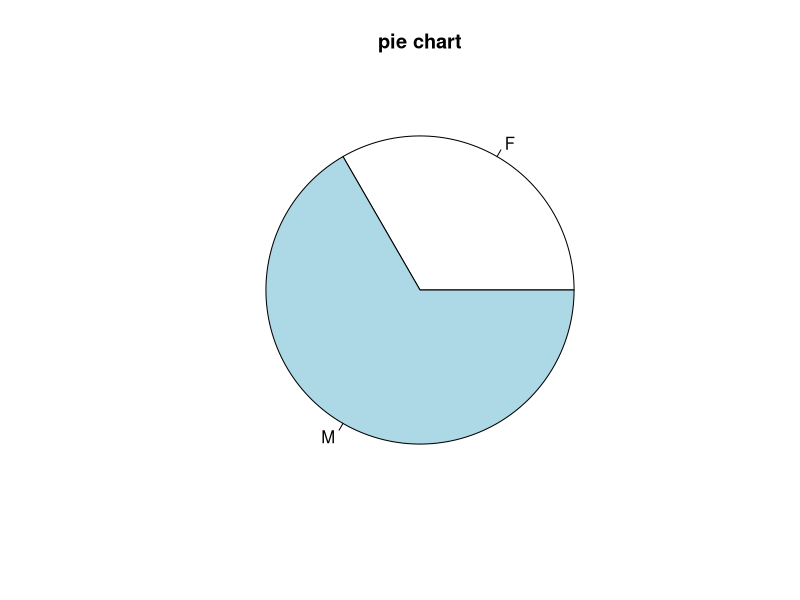
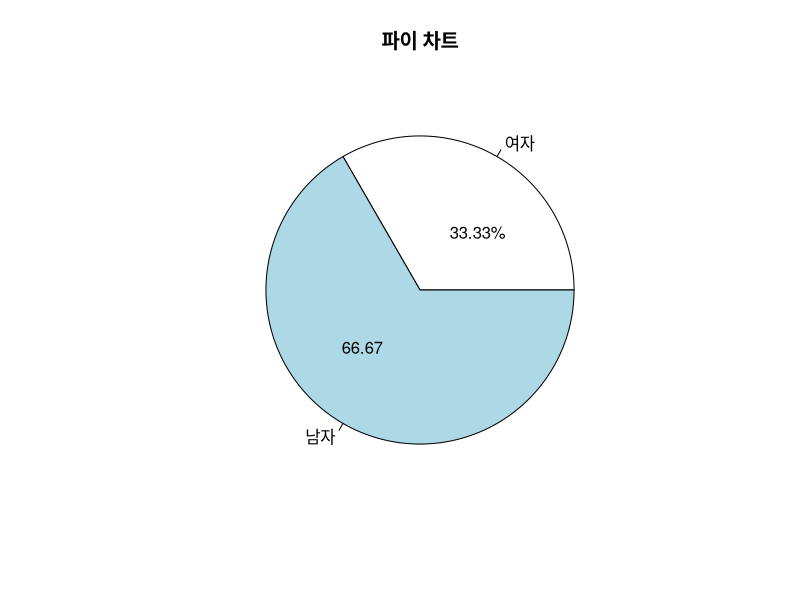
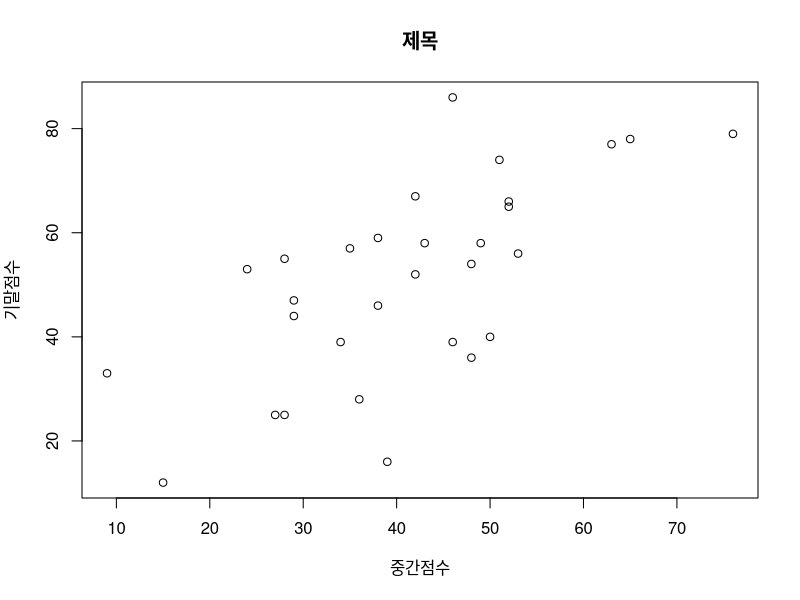
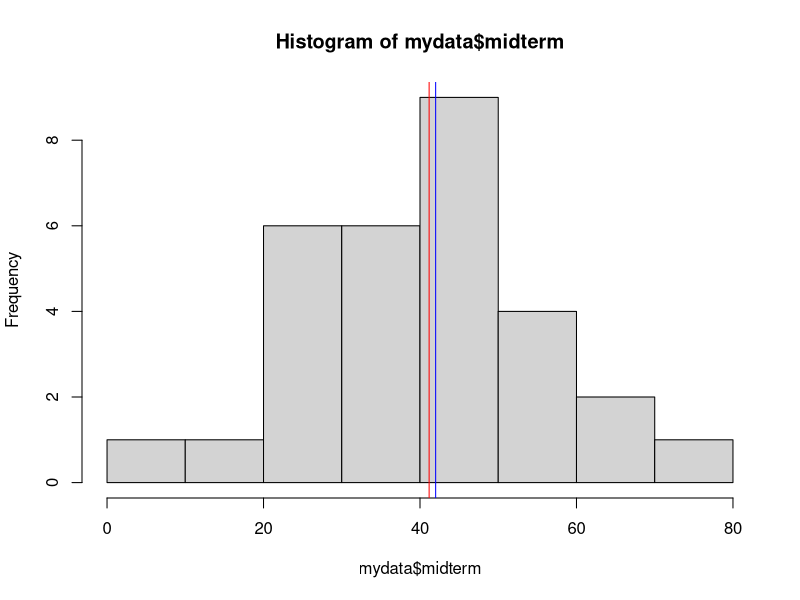
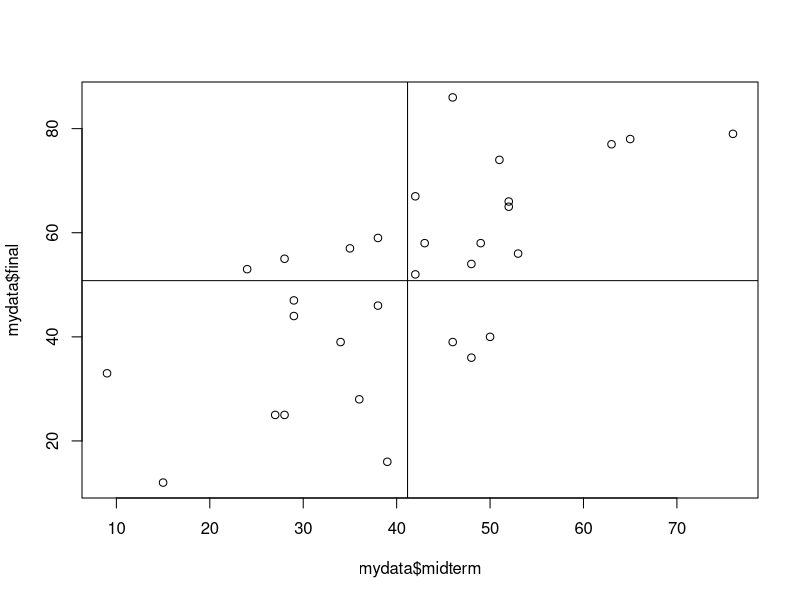
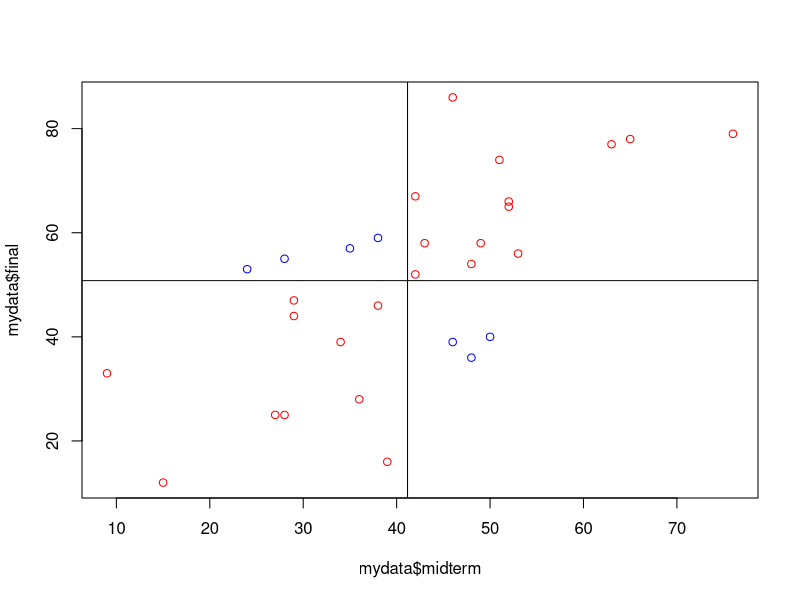
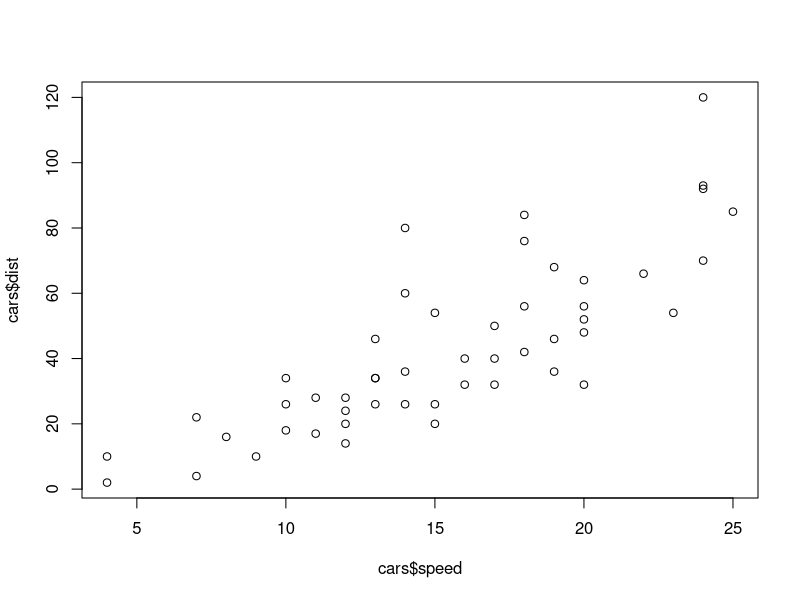
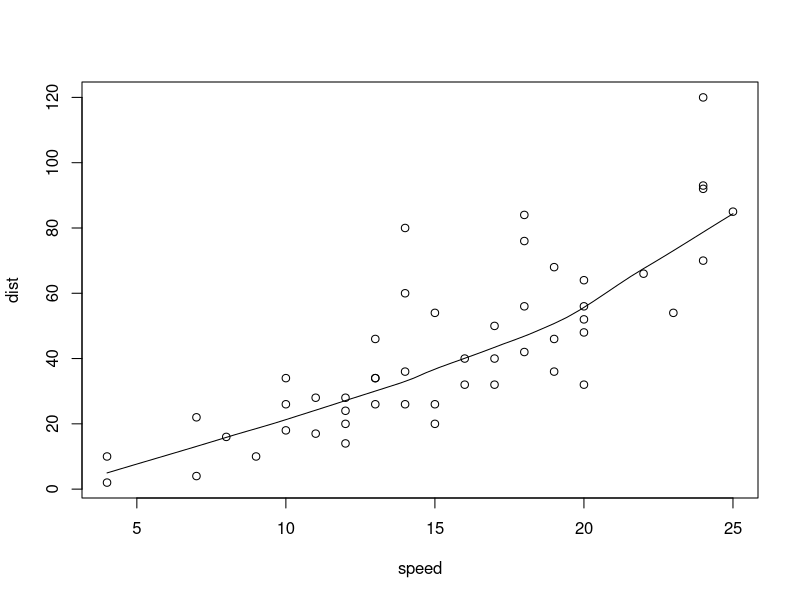

Recreate these plots in R, in order.
# 변수:
# -연속변수
# -범주변수(이산)
# 
# 척도(scale):
#   관측값을 나타내는 level(수준)
# 
# - 서열척도 : 관측값 사이에서 순서가 있음, 사칙연산이 불가능, 간격이 다름 
# -> 직급(사원, 대리, 과장, 부장,...)
# -> 사원과 대리 vs 과장과 부장 간의 차이(간격)가 다름
# 
# - 명명척도:관측값 사이에서 순서가 없음, 종류에 따른 빈도수 조사
# -> 혈액형, 성별
# 
# - 등간척도: 관측값 사이에서 순서가 있음, 간격이 동일, 연산 가능 
# -> 섭씨온도(20도는 10도의 2배, 2배 따뜻해지는 것은 아님)
# -> 섭씨(0도) <-> 화씨(32도)
# 
# - 비율척도
# -> 미터(20미터는 10미터의 2배, 2배 깊다)
# 
# ex) 나이 데이터 통계 분석
# 서열척도 분석 : 어린이 < 청소년 < 청년 < 장년 < 노인...

mydata<-read.csv('./data/examscore.csv', header=TRUE)
mydata$gender
mydata[,3]

mytable<-table(mydata$gender)
mytable
names(mytable)

pie(mytable, 
    labels=names(mytable),
    main='pie chart')
pie(mytable, 
    labels=c('여자', '남자'),
    main='파이 차트')
text(0.3, 0.3, '33.33%')
text(-0.3, -0.3, '66.67')

plot(mydata$midterm, mydata$final,
     xlab='중간점수',
     ylab='기말점수',
     main='제목')

mean(mydata$midterm)
median(mydata$midterm)

hist(mydata$midterm)
abline(v=mean(mydata$midterm), col='red') #직선을 그리는 함수
abline(v=median(mydata$midterm), col='blue')

quantile(mydata$midterm)

var(mydata$midterm) # 분산
sd(mydata$midterm) # 표준편차

# res<-table(mydata$final)
# print(names(sort(-res)[1]))


# 최빈값은 함수가 따로 없다.
# 함수 만들기
myMode <- function(x){
  imsi<-table(x)
  names(sort(-imsi)[1])
}
myMode(mydata$final)

rep(0,10) # 0을 10번 반복

a<-c(1:10)
a
a[1:5]<-c(5,3,1,4,2)
a <- ifelse(a>=5, 'high', 'low')
a

mydata$midterm
mydata$final

cor(mydata$midterm, mydata$final)

plot(mydata$midterm, mydata$final)
abline(v=mean(mydata$midterm))
abline(h=mean(mydata$final))

zx <-(mydata$midterm-mean(mydata$midterm))/sd(mydata$midterm)
zy <-(mydata$final-mean(mydata$final))/sd(mydata$final)

sum(zx*zy)/(length(mydata$midterm)-1) # 0.677

sign(zx*zy) # 부호만 나오게 해줌(양수(1), 음수(-1))

as.factor(sign(zx*zy)) #범주형식으로 만들어줌

c('blue', 'red')[as.factor(sign(zx*zy))]

plot(mydata$midterm, mydata$final,
     col=c('blue', 'red')[as.factor(sign(zx*zy))])
abline(v=mean(mydata$midterm))
abline(h=mean(mydata$final))

# 회귀분석: 독립변수(x)로 종속변수(y)를 예측
# 혼힙변수: 모델에는 포함되지 않지만, 종속변수에 영향을 미치는 변수
# 
# 모델 => 몸무게 = x*기우기 + 바이어스(절편)
# ex) 혼입변수 : 건강상태에 따라 식사량이 달라지고,
# 그에 따라 몸무게에 변화
# 운동량에 따라 식사량이 달라지고, 몸무게에 변화
# 
# 종속변수가 연속, 범주형(분류)
# 선형회귀분석 : 독립변수와 종속변수간에 직선관계
# 선형이란? 독립변수가 증가하면, 종속변수가 증가/감소
# 
# 종속변수(y)=기울기(w)*독립변수(x)+절편(b)
# 몸무게 = 200 *3그릇 + 0.1
# y=wx+b
# 
# w:회귀계수, 독립변수 x가 1씩 증가한다면 y는 w만큼 증가한다.
# b : 독립변수가 0이면 y=b, 절편, 독립변수가 0일때 종속변수 y값
# 
# 회귀 분석을 하는 이유??
# 회귀모델 -> 예측
# 
# 모델 예시 -> 점수= w*공부시간 + 기본점수
# 모델 적합도 : 공부시간과 점수의 관계가 데이터에 얼마나 잘 들어맞는지 검증

cars

plot(cars$speed, cars$dist)
scatter.smooth(cars) # 추세선이 있음음

# outliers가 있으면 회귀분석 결과가 왜곡됨

par(mfrow=c(1,2)) #1행 2열
boxplot(cars$speed, main='speed')
boxplot(cars$dist, main='dist')

#선형회귀분석은 독립변수와 종속변수가
# 정규분포를 따를 때 잘됨

par(mfrow=c(1,2)) #1행 2열
plot(density(cars$speed),main='speed')
plot(density(cars$speed),main='dist')

# install.packages('e1071')

library(e1071)
skewness(cars$speed) #왜도:데이터가 치우친 정도
skewness(cars$dist) #왜도:데이터가 치우친 정도
kurtosis(cars$speed)
kurtosis(cars$dist)

#왜도가 0, 첨도가 1일때 완전한 정규분포

# lm함수 : 회귀분석

# 종속변수 ~ 독립변수
# y=f(x)

lm(dist~speed, data=cars)
# y(dist)=3.932 * x(speed) + (-17.579)

# 정규분포? 평균을 중심으로 좌우가 대칭
# 왜도와 첨도로 정규성 확인
# 왜도? 비대칭성을 나타내는 척도


model<-lm(dist~speed, data=cars)
summary(model)

# Residuals(잔차): 실제값 - 예측값 
# Coefficients(회귀계수)
# Estimate(추정치)
# 
# Multiple R-squared : 0.6511의 의미?
# dist의 분산을 speed가 약 65%를 설명한다.
# 
# Adjusted R-squared: 다중회귀분석에 사용

#0+는 절편을 제거
model<-lm(dist~0+speed, data=cars)
summary(model)

par(mfrow=c(1,1))
mydata
plot(mydata$midterm, mydata$final)
abline(5, 2)
abline(-10, 2, col='red')
#기울기 1, 교차점 5
# y=2*x+5

# MSE : mean square error (모델y값 - 실제y값)

#잔차(residual):예측값-실제값
#RSS(residual sum of square) : 잔차 제곱의 합

mydata[, 3:4] # 행은 다 불러옴. 3열부터 4열까지

rss<-function(data, line_info){
  x<-data[,1]
  y<-data[,2]
  intercept<- line_info[1] #가상회귀모델 절편
  slope <- line_info[2] # 가상회귀모델 기울기
  HX <- slope*x+intercept
  result<-sum((y-HX)^2)
  result
  # print(HX) #예측 기말 점수
  # print(y) #실제 기말 점수
  # print(y-HX) #ERROR
  # sum((y-HX)^2) #Error의 제곱의 합 = cost
  #회귀모델의 목표는 cost를 최소로 하는 slope와 intercept을 찾는 것
  # 실제로는 함수가 다 만들어져 있다.
}


#가상의 회귀모델 =  y절편:5, 기울기:1
#가상의 회귀모델에 대한 RSS를 출력해보자.
rss(mydata[, 3:4], c(5,1))

res<-optim(par=c(1,1), fn=rss, data=mydata[, 3:4])
res

# par=c(1,1)은 초기값 설정
# fn은 최적화 함수를 알려줌

lm(final~midterm ,mydata )

# 기울기 = 상관계수 * (y의표준편차/x의 표준편차)
x<-mydata$midterm
y<-mydata$final
s<-cor(x,y)*(sd(y)/sd(x)) # 0.8966817
s
b<-mean(y)-s*mean(x) # 13.8866
b

#예측 테스트
#어떤 사람이 중간고사를 85점 받았다면 기말고사 예측?
yhat<-s*85+b
print(yhat)
